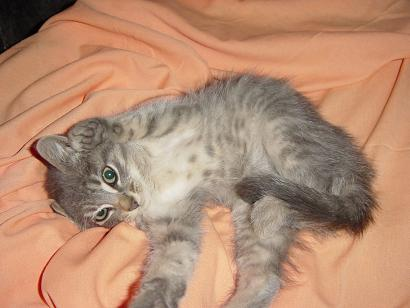
#> input picture data/train/Cat/113.jpg, 410 x 308 px, found by its file name; its folder holds only this picture in this run
$ python preprocess.py
#> lines starting #> are read from the running program, lines starting #| are printed output that depends on the picture
import os
import cv2
import numpy as np

from skimage.feature import hog

IMG_SIZE = 64

categories = ["cat", "dog"]

training_data = []

# Process images
def create_training_data():

    for category in categories:

        path = os.path.join("data/train", category)

        class_num = categories.index(category)

        for img in os.listdir(path):

            try:
                img_path = os.path.join(path, img)

                # Read image
                img_array = cv2.imread(img_path, cv2.IMREAD_GRAYSCALE)
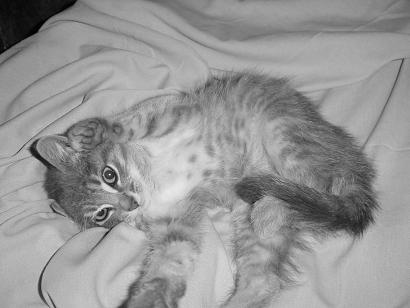
#> img_array: shape (308, 410); min 0, max 255, mean 150.3

                # Resize
                resized_array = cv2.resize(img_array, (IMG_SIZE, IMG_SIZE))
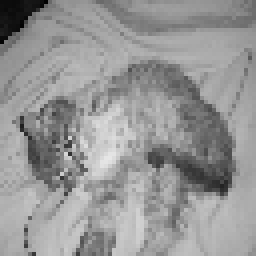
#> resized_array: shape (64, 64) (shown 4 times larger); min 1, max 230, mean 150.2

                # HOG features
                features = hog(
                    resized_array,
                    pixels_per_cell=(8, 8),
                    cells_per_block=(2, 2),
                    feature_vector=True
                )
#> features = 1764 values, max 0.353 at index 183, min 0 at index 85, mean 0.141

                training_data.append([features, class_num])

            except Exception as e:
                pass
#> pass 2 of the loop in create_training_data, `for category in categories:`:
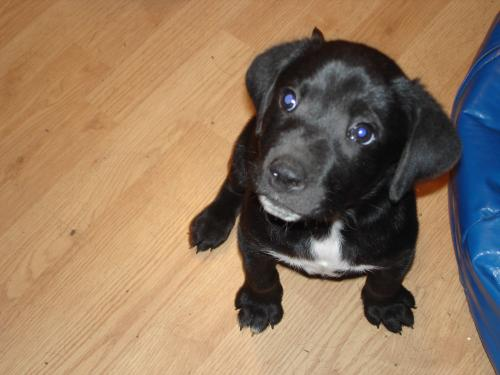
#> input picture data/train/Dog/112.jpg, 500 x 375 px, found by its file name
#> in create_training_data, `img_array = cv2.imread(img_path, cv2.IMREAD_GRAYSCALE)`:
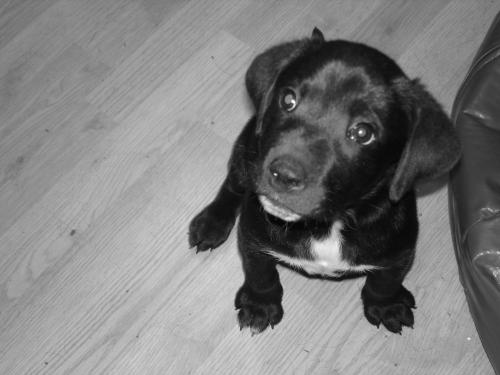
#> img_array: shape (375, 500); min 0, max 255, mean 125.1
#> in create_training_data, `resized_array = cv2.resize(img_array, (IMG_SIZE, IMG_SIZE))`:
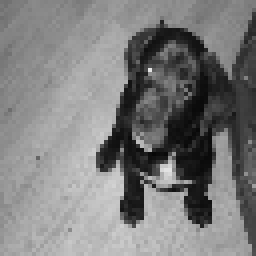
#> resized_array: shape (64, 64) (shown 4 times larger); min 7, max 228, mean 125
#> features = 1764 values, max 0.361 at index 837, min 0 at index 7, mean 0.139


create_training_data()

print("Images processed:", len(training_data))
#| Images processed: 2

# Split features and labels
X = []
y = []

for features, label in training_data:

    X.append(features)
    y.append(label)
#> this loop made 2 passes
#> label on passes 1 to 2: 0, 1
#> after the loop, X = 2 items; y = [0, 1]

X = np.array(X)
y = np.array(y)

# Save arrays
np.save("data/X.npy", X)
np.save("data/y.npy", y)

print("Preprocessing completed!")
